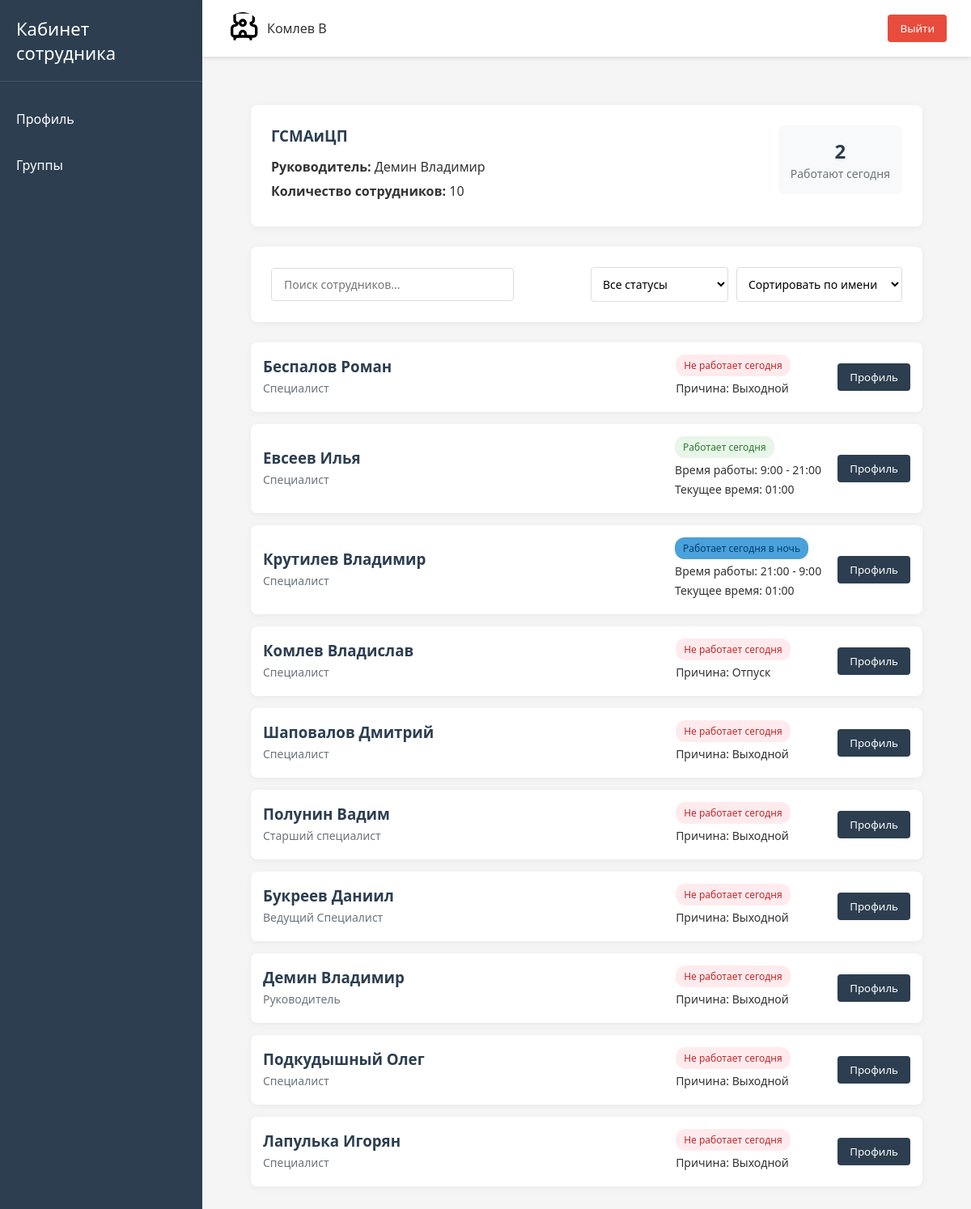
/groups/1 (signed in), run on the app's committed database.
### users/models.py (models this page shows, shortened)
class User(AbstractUser):
    email = models.EmailField("Email", unique=True)
    job_title = models.CharField("Должность", max_length=100)
    personnel_number = models.CharField(
        "Табельный номер",
        max_length=20,
        unique=True
    )
    group_job = models.ManyToManyField(
        "GroupJob",
        verbose_name="Группа сотрудника",
        related_name="users"
    )
    is_main = models.BooleanField("Босс этой качалки", default=False)
    USERNAME_FIELD = "email"
    REQUIRED_FIELDS = []
    objects = CustomUserManager()

class GroupJob(models.Model):
    title = models.CharField("Название", max_length=100, unique=True)
    class Meta:
        verbose_name = "Рабочая группа"
        verbose_name_plural = "Рабочие группы"

### lk/models.py (models this page shows, shortened)
class WorkShiftsAndHolidayModel(models.Model):
    date_start = models.DateField(
        "Дата начала",
        null=True,
        blank=True
    )
    date_end = models.DateField(
        "Дата окончания",
        null=True,
        blank=True
    )
    time_start = models.TimeField("Время начала", null=True, blank=True)
    time_end = models.TimeField("Время окончания", null=True, blank=True)
    class Meta:
        abstract = True

class WorkShifts(WorkShiftsAndHolidayModel):
    employee = models.ForeignKey(
        User,
        on_delete=models.SET_NULL,
        null=True,
        verbose_name="Сотрудник",
        related_name="workshifts"
    )
    type = models.CharField(
        "Тип графика",
        max_length=7,
        choices=CHOICES_TYPE_WORK_SHIFT,
        null=True,
        blank=True
    )
    night_shift = models.BooleanField(default=False)
    updated_at = models.DateTimeField("Дата обновления", auto_now_add=True)
    class Meta:
        verbose_name = "Смена"
        verbose_name_plural = "Смены"
        constraints = [
            models.UniqueConstraint(
                fields=["date_start", "date_end", "employee"],
                name='unique_shifts'
            )
        ]

### users/views.py (the view)
# urls.py: path("groups/<int:id>", views.groups_detail, name="groups_detail"),
@login_required
def groups_detail(request, id):
    group = GroupJob.objects.get(id=id)
    employees = group.users.all()
    work_employees = []
    count_work = 0
    boss = ""
    for employee in employees:
        if employee.is_main:
            boss = employee
        holiday = employee.holidays.filter(
            date=timezone.now(),
        ).exists()
        work = employee.workshifts.filter(date_start=timezone.now())
        if holiday:
            work_employees.append(
                {
                    "employee": employee,
                    "work": None,
                    "cause": "holiday"
                }
            )
        elif not work:
            work_employees.append(
                {
                    "employee": employee,
                    "work": None,
                    "cause": "day_off"
                }
            )
        else:
            work_employees.append(
                {
                    "employee": employee,
                    "work": work,
                }
            )
            count_work += 1
    context = {
        "group": group,
        "work_employees": work_employees,
        "count_work": count_work,
        "boss": boss
    }
    return render(request, "groups_detail.html", context)

### templates/groups_detail.html (shortened to what this page needs)
{% extends "base.html" %}
{% load static %}
{% block content %}
<section class="content">
    <div class="group-header section">
        <div class="group-info">
            <h1>{{ group.title }}</h1>
            <p><strong>Руководитель:</strong> {{ boss.last_name }} {{ boss.first_name }}</p>
            <p><strong>Количество сотрудников:</strong> {{ group.users.count }}</p>
        </div>
        <div class="group-stats">
            <div class="stat-card">
                <span class="stat-number">{{ count_work }}</span>
                <span class="stat-label">Работают сегодня</span>
            </div>
        </div>
    </div>
    <div class="filters section">
        <div class="search-box">
            <input type="text" placeholder="Поиск сотрудников..." id="employee-search">
        </div>
        <div class="filter-options">
            <select id="status-filter">
                <option value="all">Все статусы</option>
            </select>
            <select id="sort-by">
                <option value="name">Сортировать по имени</option>
            </select>
        </div>
    </div>
    <div class="employees-list">
        {% for employee in work_employees %}
        {% if employee.work %}
            <div class="employee-card working">
                <div class="employee-info">
                    <h3>{{ employee.employee.last_name }} {{ employee.employee.first_name }}</h3>
                    <p>{{ employee.employee.job_title}}</p>
                </div>
                <div class="employee-status">
                    {% for work in employee.work %}
                    {% if not work.night_shift %}
                        <span class="status-badge working">Работает сегодня</span>
                        <p>Время работы: {{ work.time_start }} - {{ work.time_end }}</p>
                        <p>Текущее время: 14:30</p>
                    {% else %}
                        <span class="status-badge working_night">Работает сегодня в ночь</span>
                        <p>Время работы: {{ work.time_start }} - {{ work.time_end }}</p>
                        <p>Текущее время: 14:30</p>
                    {% endif %}
                    {% endfor %}
                </div>
                <div class="employee-actions">
                    <a href="{% url 'users:profile' employee.employee.username %}">
                        <button class="profile-btn">Профиль</button>
                    </a>
                </div>
            </div>
        {% else %}
            <div class="employee-card dayoff">
                <div class="employee-info">
                    <h3>{{ employee.employee.last_name }} {{ employee.employee.first_name }}</h3>
                    <p>{{ employee.employee.job_title}}</p>
                </div>
                <div class="employee-status">
                    <span class="status-badge dayoff">Не работает сегодня</span>
                    <p>{% if employee.cause == "holiday" %}Причина: Отпуск{% else %}Причина: Выходной{% endif %}</p>
                </div>
                <div class="employee-actions">
                    <a href="{% url 'users:profile' employee.employee.username %}">
                        <button class="profile-btn">Профиль</button>
                    </a>
                </div>
            </div>
        {% endif %}
        {% endfor %}
        </div>
</section>
{% endblock %}

### templates/header.html (shortened to what this page needs)
<header class="header">
    <div class="user-info">
        <img alt="User">
        <span>{{ user.last_name }} {{ user.first_name|slice:":1" }}</span>
    </div>
    <form action="{% url 'users:logout' %}" method="post" class="logout-form">
        <button class="logout-btn">Выйти</button>
    </form>
</header>

### static/css/main.css (style rules this page uses)
* { margin: 0; padding: 0; box-sizing: border-box; font-family: 'Segoe UI', Tahoma, Geneva, Verdana, sans-serif; }
body { display: flex; min-height: 100vh; background-color: #f5f5f5; color: #333; }
.content { padding: 30px; flex-grow: 1; }
.section { background-color: white; border-radius: 8px; padding: 20px; margin-bottom: 20px; box-shadow: 0 2px 10px rgba(0, 0, 0, 0.05); }

### static/css/header.css (style rules this page uses)
.header { background-color: white; padding: 15px 30px; display: flex; justify-content: space-between; align-items: center; box-shadow: 0 2px 5px rgba(0, 0, 0, 0.1); }
.user-info { display: flex; align-items: center; }
.user-info img { width: 40px; height: 40px; border-radius: 50%; margin-right: 10px; object-fit: cover; }
.logout-btn { background-color: #e74c3c; color: white; border: none; padding: 8px 15px; border-radius: 4px; cursor: pointer; transition: background-color 0.3s; }

### static/css/sections.css (style rules this page uses)
.status-badge { display: inline-block; padding: 3px 8px; border-radius: 12px; font-size: 12px; font-weight: 500; }

### static/css/groups_detail.css (style rules this page uses)
.group-header { display: flex; justify-content: space-between; align-items: flex-start; flex-wrap: wrap; }
.group-info h1 { color: #2c3e50; margin-bottom: 15px; }
.group-info p { margin-bottom: 8px; }
.group-stats { display: flex; gap: 15px; }
.stat-card { background-color: #f8f9fa; border-radius: 8px; padding: 15px; text-align: center; min-width: 120px; }
.stat-number { display: block; font-size: 24px; font-weight: bold; color: #2c3e50; }
.stat-label { font-size: 14px; color: #6c757d; }
.filters { display: flex; justify-content: space-between; align-items: center; flex-wrap: wrap; gap: 15px; }
.search-box { flex-grow: 1; }
.search-box input { width: 100%; max-width: 300px; padding: 10px 15px; border: 1px solid #ddd; border-radius: 4px; font-size: 14px; }
.filter-options { display: flex; gap: 10px; }
.filter-options select { padding: 10px; border: 1px solid #ddd; border-radius: 4px; background-color: white; font-size: 14px; }
.employees-list { display: flex; flex-direction: column; gap: 15px; }
.employee-card { display: flex; align-items: center; background-color: white; border-radius: 8px; padding: 15px; box-shadow: 0 2px 10px rgba(0, 0, 0, 0.05); gap: 20px; flex-wrap: wrap; }
.employee-info { flex: 1; min-width: 200px; }
.employee-info h3 { margin-bottom: 5px; color: #2c3e50; }
.employee-info p { margin-bottom: 3px; font-size: 14px; color: #6c757d; }
.employee-status { min-width: 180px; }
.employee-status p { margin: 5px 0; font-size: 14px; }
.status-badge { display: inline-block; padding: 5px 10px; border-radius: 12px; font-size: 12px; font-weight: 500; }
.status-badge.working { background-color: #e8f5e9; color: #2e7d32; }
.status-badge.working_night { background-color: #4ba1d9; color: #003e75; }
.status-badge.dayoff { background-color: #ffebee; color: #c62828; }
.employee-actions { margin-left: auto; }
.profile-btn { background-color: #2c3e50; color: white; border: none; padding: 8px 15px; border-radius: 4px; cursor: pointer; transition: background-color 0.3s; }

### static/css/profile.css (style rules this page uses)
.section { background-color: white; border-radius: 8px; padding: 25px; margin-bottom: 25px; box-shadow: 0 2px 10px rgba(0, 0, 0, 0.05); }
.status-badge { display: inline-block; padding: 5px 10px; border-radius: 12px; font-size: 12px; font-weight: 500; }

### data on the page
User: last_name "Комлев", first_name "В", employee.last_name "Комлев", employee.first_name "Владислав", employee.job_title "Специалист", shows "Причина: Отпуск"
GroupJob: title "ГСМАиЦП", users.count "10"
User: last_name "Демин", first_name "Владимир", employee.last_name "Демин", employee.first_name "Владимир", employee.job_title "Руководитель", shows "Причина: Выходной"
User: employee.last_name "Беспалов", employee.first_name "Роман", employee.job_title "Специалист", shows "Причина: Выходной"
User: employee.last_name "Евсеев", employee.first_name "Илья", employee.job_title "Специалист"
WorkShifts: time_start "9:00", time_end "21:00"
User: employee.last_name "Крутилев", employee.first_name "Владимир", employee.job_title "Специалист"
WorkShifts: time_start "21:00", time_end "9:00"
User: employee.last_name "Шаповалов", employee.first_name "Дмитрий", employee.job_title "Специалист", shows "Причина: Выходной"
User: employee.last_name "Полунин", employee.first_name "Вадим", employee.job_title "Старший специалист", shows "Причина: Выходной"
User: employee.last_name "Букреев", employee.first_name "Даниил", employee.job_title "Ведущий Специалист", shows "Причина: Выходной"
User: employee.last_name "Подкудышный", employee.first_name "Олег", employee.job_title "Специалист", shows "Причина: Выходной"
User: employee.last_name "Лапулька", employee.first_name "Игорян", employee.job_title "Специалист", shows "Причина: Выходной"

### other printed values
{{ count_work }} "2"
